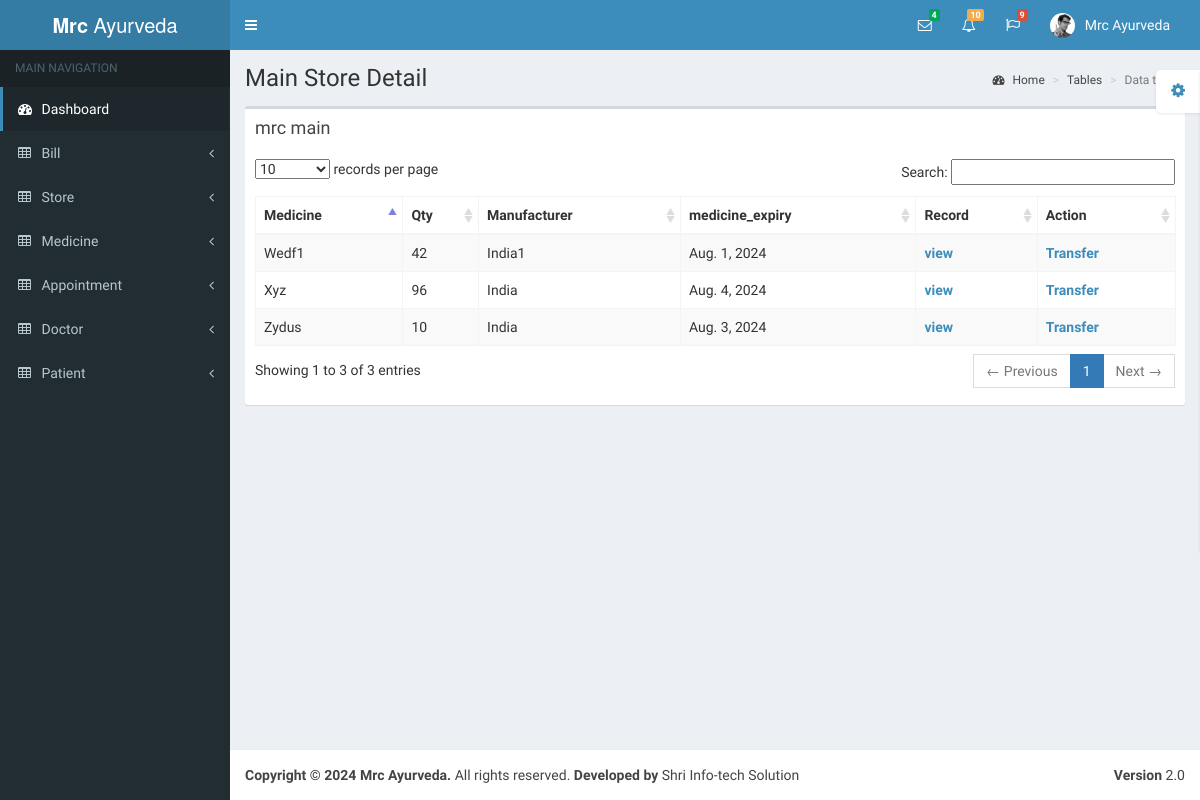
Screenshot of /store/main_store/ with the database file from the repository.
### account/models.py (models this page shows, shortened)
class User(AbstractUser):
    username = models.CharField(max_length=500, unique=True, null=True)
    email = models.EmailField(unique=True, null=True)
    mobile = models.CharField(max_length=20, null=True)
    phone = models.CharField(max_length=20, null=True)
    address = models.TextField(null=True)
    is_staff = models.BooleanField(default=False)
    is_active = models.BooleanField(default=True)
    created_at = models.DateTimeField(auto_now_add=True)
    class Meta:
        db_table = 'user'

### store/models.py (models this page shows, shortened)
class MedicineStore(models.Model):
    from_store = models.ForeignKey(Store, related_name='Medicine_from_store', on_delete=models.PROTECT)
    to_store = models.ForeignKey(Store, related_name='Medicine_to_store', on_delete=models.PROTECT)
    medicine = models.ForeignKey(Medicine, on_delete=models.PROTECT)
    qty = models.IntegerField(null=True)
    created_at = models.DateTimeField(auto_now_add=True)
    updated_at = models.DateTimeField(auto_now=True, null=True, blank=True)
    class Meta:
        db_table = 'medicine_store'

### medicine/models.py (models this page shows)
class Medicine(models.Model):
    medicine_name = models.CharField(max_length=500, null=True)
    medicine_price = models.IntegerField(null=True)
    medicine_manufacturer = models.CharField(max_length=500, null=True)
    medicine_expiry = models.DateField(null=True)
    created_at = models.DateTimeField(auto_now_add=True)
    updated_at = models.DateTimeField(auto_now=True, null=True, blank=True)
    def __str__(self):
        return self.medicine_name
    class Meta:
        db_table = 'medicine'

### store/views.py (the view)
# urls.py: path('main_store/', views.main_store, name='main_store'),
def main_store(request):
    store = Store.objects.filter(type='MAIN')
    if store:
        main_store_id = store[0].id
        store_name = store[0].user.username
        medicine = MedicineStore.objects.filter(to_store_id=main_store_id)
    else:
        medicine = []
        store_name = 'Please create main store.'
    context = {
        'store_name': store_name,
        'medicine': medicine
    }
    return render(request, 'main_store_detail.html', context)

### store/templates/main_store_detail.html (shortened to what this page needs)
{% extends 'base.html' %}
{% block content %}
<div class="wrapper">
    <div class="content-wrapper">
        <section class="content-header">
            <h1>
                Main Store Detail
            </h1>
            <ol class="breadcrumb">
                <li><a href="/"><i class="fa fa-dashboard"></i> Home</a></li>
                <li><a href="/">Tables</a></li>
                <li class="active">Data tables</li>
            </ol>
        </section>
        <section class="content">
            <div class="row">
                <div class="col-xs-12">
                    <div class="box">
                        <div class="box-header">
                            <h3 class="box-title">{{store_name}}</h3>
                        </div>
                        <div class="box-body">
                            <table id="example1" class="table table-bordered table-striped">
                                <thead>
                                <tr>
                                    <th>Medicine</th>
                                    <th>Qty</th>
                                    <th>Manufacturer</th>
                                    <th>medicine_expiry</th>
                                    <th>Record</th>
                                    <th>Action</th>
                                </tr>
                                </thead>
                                <tbody>
                                {% for i in medicine %}
                                <tr>
                                    <td>{{i.medicine|title}}</td>
                                    <td>{{i.qty}}</td>
                                    <td>{{i.medicine.medicine_manufacturer|title}}</td>
                                    <td>{{i.medicine.medicine_expiry}}</td>
                                    <td><a href="/medicine/view_main_medicine/{{i.id}}/"><b>view</b></a></td>
                                    <td><a href="/store/transfer_new_main_store_medicine_detail/{{i.id}}/"><b>Transfer</b></a></td>
                                </tr>
                                {% endfor %}
                                </tbody>
                            </table>
                        </div>
                    </div>
                </div>
            </div>
        </section>
    </div>
</div>
{% endblock content %}

### rows the page displays
User: username "mrc main"
MedicineStore: medicine "Zydus", qty "10", medicine.medicine_manufacturer "India", medicine.medicine_expiry "Aug. 3, 2024"
MedicineStore: medicine "Xyz", qty "96", medicine.medicine_manufacturer "India", medicine.medicine_expiry "Aug. 4, 2024"
MedicineStore: medicine "Wedf1", qty "42", medicine.medicine_manufacturer "India1", medicine.medicine_expiry "Aug. 1, 2024"
